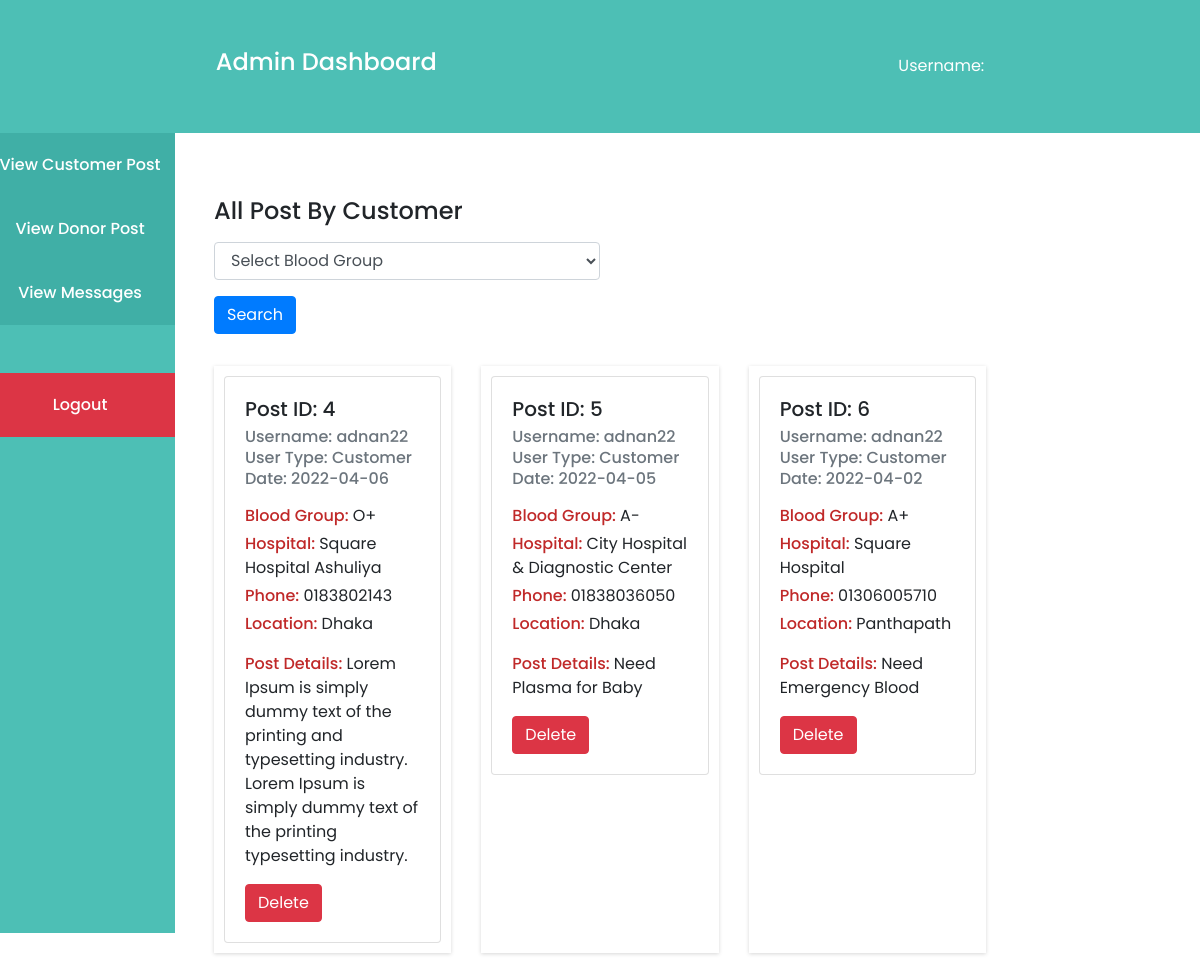
/admin_view_customer_post.php, run on the app's committed database.
### tables this page shows
CREATE TABLE `post` (
  `post_id` int(11) NOT NULL,
  `user_id` int(11) NOT NULL,
  `hospital_name` varchar(150) NOT NULL,
  `date` varchar(30) NOT NULL,
  `phone` varchar(11) NOT NULL,
  `blood_group` varchar(10) NOT NULL,
  `address` text NOT NULL,
  `post` text NOT NULL
);

CREATE TABLE `register` (
  `id` int(11) NOT NULL,
  `username` varchar(30) NOT NULL,
  `email` varchar(100) NOT NULL,
  `phone` varchar(11) NOT NULL,
  `nid` varchar(200) NOT NULL,
  `user_type` varchar(30) NOT NULL,
  `blood_group` varchar(10) NOT NULL,
  `password` varchar(100) NOT NULL,
  `address` text NOT NULL
);

### admin_view_customer_post.php (the view, shortened to what this page needs)
<?php
require "includes/header.php";
require "includes/db.php";
require "dashboard_content/admin_dashboard_header.php";
$query = "SELECT r.id,r.username,r.email,r.user_type,p.post_id,p.hospital_name,p.date,p.phone,p.blood_group,p.address,p.post
        FROM `post` as p
        JOIN register as r
        ON p.user_id = r.id
        WHERE r.user_type = 'Customer'
        ";
$result = mysqli_query($conn, $query);
?>
<div class="container_fluid">
    <div class="row">
        <?php
        require "dashboard_content/admin_dashboard_menu.php";
        ?>
        <div class="col-md-8 p-4">
            <div class="section-header mb-2">
                <h1>All Post By Customer</h1>
            </div>
            <form method="post" action="admin_customer_post_search.php">
                <div class="form-group w-50">
                    <select class="form-control" name="blood_group">
                        <option hidden>Select Blood Group</option>
                    </select>
                </div>
                <button type="submit" class="btn btn-primary text-center mb-4">Search</button>
            </form>
            <div class="dashboard-content pt-2">
                <div class="row">
                    <?php
                    foreach ($result as $single_data) :
                    ?>
                        <div class="col-md-4">
                            <div class="single-post h-100">
                                <div class="card">
                                    <div class="card-body">
                                        <h5 class="card-title">Post ID: <?= $single_data['post_id'] ?></h5>
                                        <h6 class="card-subtitle mb-2 text-muted">Username: <?= $single_data['username'] ?> </h6>
                                        <h6 class="card-subtitle mb-2 text-muted">User Type: <?= $single_data['user_type'] ?> </h6>
                                        <h6 class="card-subtitle mb-3 text-muted">Date: <?= $single_data['date'] ?> </h6>
                                        <p class="card-text mb-1"><span>Blood Group: </span><?= $single_data['blood_group'] ?></p>
                                        <p class="card-text mb-1"><span>Hospital: </span><?= $single_data['hospital_name'] ?></p>
                                        <p class="card-text mb-1"><span>Phone: </span> <?= $single_data['phone'] ?></p>
                                        <p class="card-text mb-1"><span>Location: </span> <?= $single_data['address'] ?></p>
                                        <p class="card-text mt-3 mb-3"><span>Post Details: </span> <?= $single_data['post'] ?></p>
                                        <button type="button" class="btn btn-danger" data-toggle="modal" data-target="#delete">
                                            Delete
                                        </button>
                                    </div>
                                </div>
                            </div>
                        </div>
                    <?php
                    endforeach;
                    ?>
                </div>
            </div>
        </div>
    </div>
</div>
<?php
require "includes/footer.php";
?>

### includes/style.css (style rules this page uses)
:root { --primary: #4DBFB5; }
* { margin: 0; padding: 0; list-style: none; }
p { margin: 0; }
body { font-family: 'Poppins', sans-serif; overflow-x: hidden; }
.section-header { margin-top: 40px; }
.section-header h1 { font-size: 24px; }
p.card-text span { font-weight: 500; color: #c02929; }
.single-post.h-100 { box-shadow: rgba(0, 0, 0, 0.16) 0px 1px 4px; padding: 10px; }
.row>[class*=col-] { display: flex; flex-direction: column; flex-grow: 1; }

### data on the page
post: post_id "4", user.username "adnan22", user.user_type "Customer", date "2022-04-06", blood_group "O+", hospital_name "Square Hospital Ashuliya", phone "0183802143", address "Dhaka", post "Lorem Ipsum is simply dummy text of the printing and typesetting industry. Lorem Ipsum is simply dummy text of the printing typesetting industry."
post: post_id "5", user.username "adnan22", user.user_type "Customer", date "2022-04-05", blood_group "A-", hospital_name "City Hospital & Diagnostic Center", phone "01838036050", address "Dhaka", post "Need Plasma for Baby"
post: post_id "6", user.username "adnan22", user.user_type "Customer", date "2022-04-02", blood_group "A+", hospital_name "Square Hospital", phone "01306005710", address "Panthapath", post "Need Emergency Blood"
